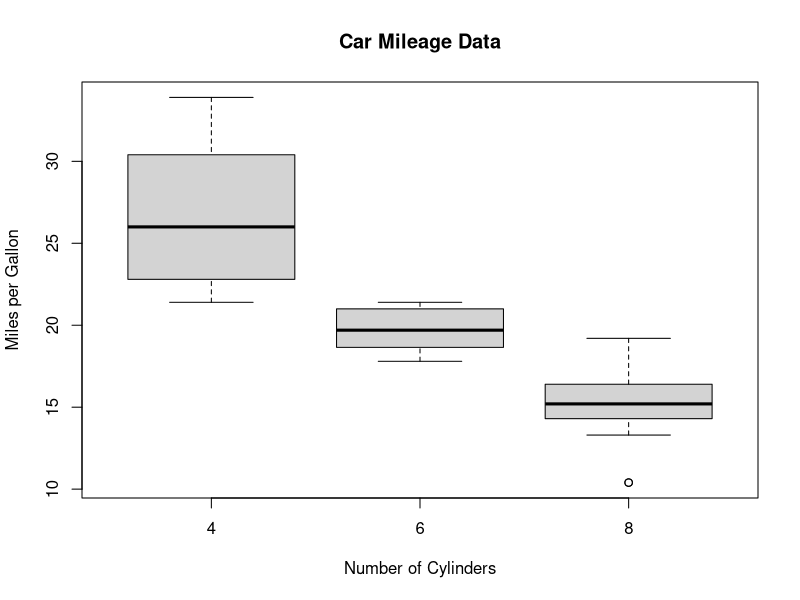

This figure's R source:
#------------------------------------------------------------------
# graphs 3 - Box plot
#------------------------------------------------------------------
# Box plot of MPG by car cylinders
boxplot(mpg ~ cyl, data = mtcars, 
main = "Car Mileage Data",
xlab = "Number of Cylinders",
ylab = "Miles per Gallon")
#
